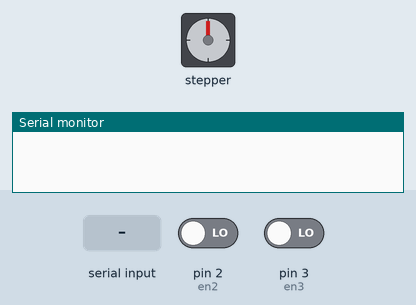
Simulated run of this sketch. Board: Arduino Uno, built with avr-gcc and run on an emulated ATmega328P. Parts: stepper motor, the last lines printed to the serial monitor. Wiring (inferred from the names in the program): stepper motor driver (200 steps per turn assumed): step pin 5; direction pin 6; enable pin 4. The test bench sets the inputs (shaded band); at power-on: pin 2 (en2) LOW, pin 3 (en3) LOW.

Above: at 1.2 s.
1.3 s: "30/150\n" received over Serial
At 3.8 s:
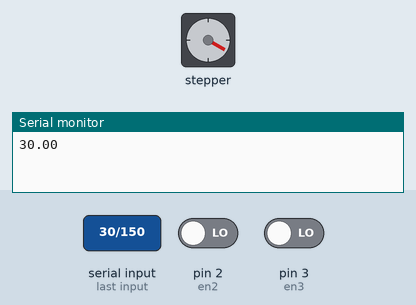
4.1 s: "5\n" received over Serial
At 6.5 s:
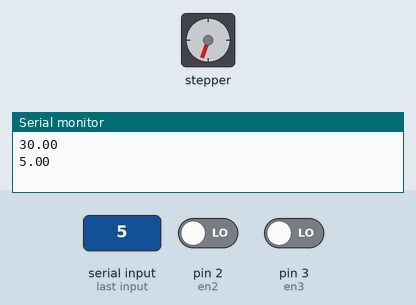
7.1 s: "90/45\n" received over Serial
At 7.9 s:
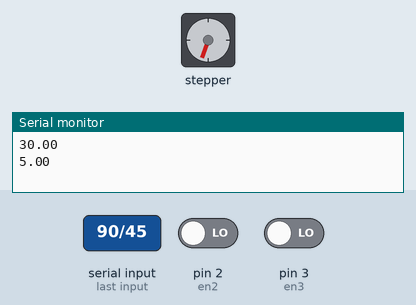
10.1 s: "30/150\n" received over Serial
13.1 s: "90\n" received over Serial
16.1 s: "0\n" received over Serial
Timing chart, 0 to 23.0 s (numbered marks = the images above; inputs shaded):
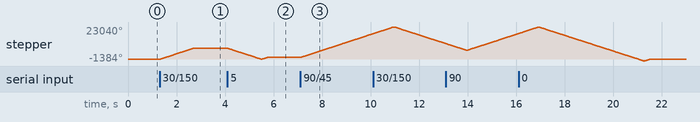

Measured:
- after the input at 1.3 s, stepper: turns 7680° clockwise in 1.3 s, starting at once
- after the input at 4.1 s, stepper: turns 7825° counter-clockwise in 1.4 s, then 1424° clockwise in 0.24 s
- after the input at 7.1 s, stepper: keeps turning clockwise at about 5707°/s, starting at once

The sketch:

DriverControlEmulator.ino
```cpp
/*  команды
* - задает нулевую точку
+ - вращение по часовой стрелке
- - вращение против часовой
/ - вращение на 3'
число - угол на который надо поставить ось мотора
ssчисло - установить скорость, от 1 до 9
saчисло - установить ускорение от 1 до 9
e - запрос на число энкодера
hlo - запрос на проверку порта
reset - перезагрузить устройство
*/

#define en2 2
#define en3 3

#define PUL 5 // impulse for driver
#define DIR 6 // direction for driver
#define ENA 4 // enable

int maxPs = 1000;
int minPs = 80;

String ser = "";					// string from serial
long mainAngle = 0;					// countong for angle of position steper motor (from 0 to 51200)
long newAngl = 0;					// angle for motor move
long preAngl;						// angle there motor must move before new angle
int acc = 5;						// acceleration motor speed
int ps = 150;						// delay for pause (80 minimum & 1000 maximum)
long encdr = 0;						// counting encoder
double angleStep = 142.2222222222;	// coefficient for convert microstep to angle
double enCoeff = 2.844444444444;	// coefficient for convert encoder to angle
bool cw = false;					// clockwise or counterclockwise rotating
int coefAngl = 800;					// coefficient for pre angle
bool rotate = false;				// bool value for checking rotation


//declare a function reset with address 0
void(* resetFunc) (void) = 0;

void inter() {
	if(!cw && digitalRead(DIR) == HIGH) {
		encdr++;
		// if (encdr >= newAngl) {
			// Serial.print(go);
//			 Serial.println("lse");
		// }
	}
	else if (!cw && digitalRead(DIR) == LOW) {
		encdr--;
		// if (encdr <= newAngl) {
			// Serial.print(go);
			// Serial.println(" go false");
		// }
	}
	else if (cw && digitalRead(DIR) == LOW) {
		encdr++;
		// if (encdr >= newAngl) {
			// Serial.print(go);
			// Serial.println(" go false");
		// }
	}
	else if (cw && digitalRead(DIR) == HIGH) {
		encdr--;
		// if (encdr <= newAngl) {
			// Serial.print(go);
			// Serial.println(" go false");
		// }
	}
}

// send pulse to driver
void stepSM(){
	digitalWrite(PUL, HIGH);
	delayMicroseconds(ps);
	digitalWrite(PUL, LOW);
	delayMicroseconds(ps);
	if(!cw && digitalRead(DIR) == HIGH) {
		mainAngle++;
	}
	else if (!cw && digitalRead(DIR) == LOW) {
		mainAngle--;
	}
	else if (cw && digitalRead(DIR) == LOW) {
		mainAngle++;
	}
	else if (cw && digitalRead(DIR) == HIGH) {
		mainAngle--;
	}
}

// recognising commands got from port
void getCommand(String com){
	String st = "";
	double num = -1;
	if (com.length() > 0) {
		num = com.toDouble();
		// Serial.println(num);
	}
	if (com.length() > 2) st = com.substring(0, 2);
	if (com == "*") {
		mainAngle = 0;
		encdr = 0;
		Serial.println("0");
		Serial.flush();
	}
	else if (com == "<>") {
		Serial.println(true);
		Serial.flush();
	}
	else if (com == "+") {
		digitalWrite(DIR, HIGH);
		cw = true;
		Serial.println(com);
		Serial.flush();
	}
	else if (com == "-") {
		digitalWrite(DIR, LOW);
		cw = false;
		Serial.println(com);
		Serial.flush();
	}
	else if (com == "/") {
		angleSet(mainAngle + 1);
	}
	else if (com == "reset") {
		resetFunc();
	}
	else if (com == "dir") {
		Serial.println(digitalRead(DIR) ? "+" : "-");
		Serial.flush();
	}
	else if (com == "hlo") {
		Serial.println("hlo");
		Serial.flush();
	}
	else if (com == "e") {
		Serial.println(mainAngle / angleStep);
		Serial.flush();
	}
	else if (st == "ss") {
		String spd = com.substring(2);
		// Serial.println(spd + " get command ss");
		ps = speedMotor(spd);
		// Serial.print("ps ");
		Serial.println(ps);
		Serial.flush();
	}
	else if (st == "sa") {
		String accel = com.substring(2);
		acc = accelerationMotor(accel);
		Serial.println(acc);
		Serial.flush();
	}
	else if (num > 0) {
		angleSet(num);
	}
	else if (com == "0") {
		angleSet(0);
	}
	else {
		// instruction();
		Serial.println("hlo");
		Serial.flush();
	}
}

// setting angle
void angleSet(double a){
	double tmp = a * angleStep;
	preAngl = round(tmp);
	newAngl = preAngl - coefAngl;
	// Serial.println("pre and new angles");
	// Serial.print(preAngl);
	// Serial.print("        ");
	// Serial.println(newAngl);
	if (preAngl < mainAngle) {
		int tmpAcc = acc;
		acc = 1;
		setParam();
		acc = tmpAcc;
	}
	newAngl = preAngl;
	setParam();
	//Serial.println(round(encdr / enCoeff));
	Serial.println(a);
}

// instruction
void instruction(){
	Serial.println("команды");
	Serial.println("* - задает нулевую точку");
	Serial.println("+ - вращение по часовой стрелке");
	Serial.println("- - вращение против часовой");
	Serial.println("/ - вращение на 3'");
	Serial.println("число - угол на который надо поставить ось мотора");
	Serial.println("ssчисло - установить скорость, от 1 до 9");
	Serial.println("saчисло - установить ускорение от 1 до 9");
	Serial.println("e - запрос на число энкодера");
	Serial.println("hlo - запрос на проверку порта");
}

// calculating speed
int speedMotor(String s){
	int res = -1;
	double speed = s.toDouble();
	if (speed > 9 || speed < 1 || s.length() == 0) {
		instruction();
	}
	else{
		// Serial.print("calculate speed ");
		// Serial.println(speed);
		speed = 9 - speed;
		speed = speed * 100 / 8;
		speed = 920 * speed / 100;
		res = round(speed);
		res += 80;
	}
	// Serial.println(res + " - calcul speed res = ");
	// Serial.println(s + " string coming");
	res = res == -1 ? ps : res;
	return res;
}

// calculating acceleration
int accelerationMotor(String a){
	int res = -1;
	int acceleration = a.toInt();
	if (acceleration > 9 || acceleration < 1 || a.length() == 0) {
		instruction();
	}
	else {
		res = acceleration;
	}
	res = res == -1 ? acc : res;
	return res;
}

// setting parameters for moving
void setParam (){
	if (!cw) {
		if (mainAngle < newAngl) {
			digitalWrite(DIR, HIGH);
		}
		else {
			digitalWrite(DIR, LOW);
		}
	}
	else {
		if (mainAngle > newAngl) {
			digitalWrite(DIR, HIGH);
		}
		else {
			digitalWrite(DIR, LOW);
		}
	}
	// Serial.println(go);
	if (newAngl != mainAngle) move();
}

// move to new angle
void move() {
	long n = mainAngle - newAngl;
	n = n < 0 ? n * -1 : n;
	rotate = true;
	// Serial.println("main  and  new  Angles");
	// Serial.print(mainAngle);
	// Serial.print("steps to move = ");
	// Serial.println(n);
	for (int i = 0; i < n; i++) {
		stepSM();
	}
	rotate = false;
	// Serial.print("угол = ");
	// Serial.println(newAngl);
	// Serial.print("encoder = ");
	// Serial.println(encdr);
	// Serial.println();
}

void setup() {
  pinMode(PUL, OUTPUT);
  pinMode(DIR, OUTPUT);
  pinMode(ENA, OUTPUT);
  pinMode(en2, INPUT);
  pinMode(en3, INPUT);
  //digitalWrite(ENA, HIGH);
  digitalWrite(ENA, LOW);
  // digitalWrite(DIR, HIGH);
  digitalWrite(DIR, LOW);
  Serial.begin(115200);
  //Serial.println("hlo");
  attachInterrupt (0, inter, CHANGE);
  attachInterrupt (1, inter, CHANGE);
}

// the loop function runs over and over again forever
void loop() {
	if (Serial.available() > 0){
		ser = "";
		char sr = Serial.read();
		while (int(sr) != 10){// && int(sr) != -1 && int(sr) != 13){
			ser += sr;
			delay(5);
			sr = Serial.read();
		}
	}
	else {
		if (ser != ""){
			// Serial.println();
			// Serial.println("==================");
			// Serial.println("==================");
			// Serial.print("serial = ");
			// Serial.println(ser);
			ser.trim();
			getCommand(ser);
			ser = "";
			//Serial.flush();
		}
	}
}
```
